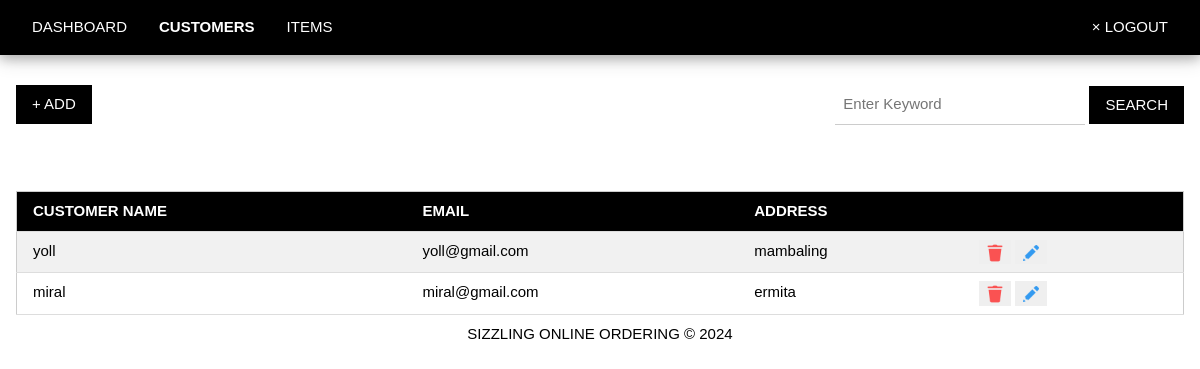
The app's page /admin/customers (signed in), older data.
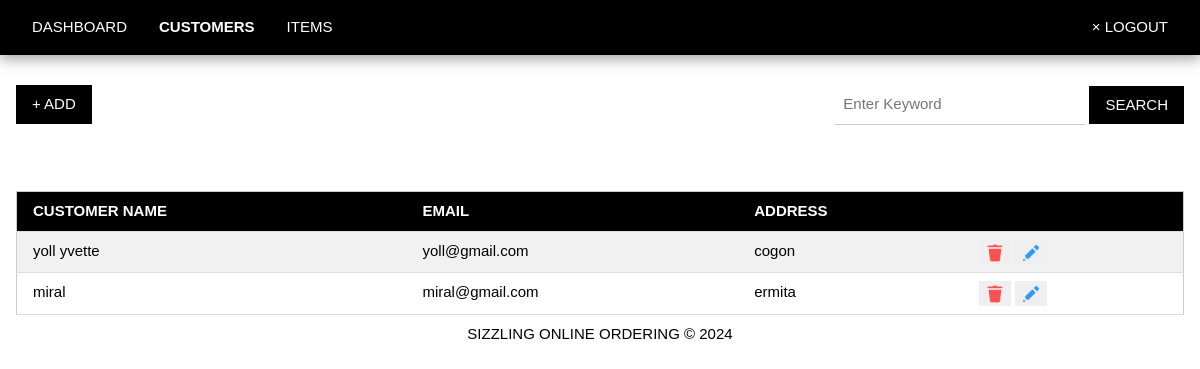
The same page, newer data.
### tables this page shows
CREATE TABLE `Customer` (
'c_id' integer primary key autoincrement,
'c_name' varchar(50),
'email' varchar(100) unique on conflict ignore,
'c_address' varchar(100),
'password' varchar(50));

### app.py (the view)
@app.route("/admin/customers")
def admin_customers():
    if 'admin' in session:
        head = ['customer name','email','address']
        rows = getall('Customer')
        return render_template("admin_customers.html",title="admin",header=head,customerlist=rows,search=None)
    elif 'user' in session:
        return redirect(url_for("user_items"))
    else:
        flash("Login Properly!!!")
        return redirect(url_for("login"))

### dbhelper.py (called while the page is built)
def connect():
    return sqlite3.connect(database)

def getprocess(sql:str)->list:
    conn = connect()
    conn.row_factory = sqlite3.Row #return dictionary format
    cursor = conn.cursor()
    cursor.execute(sql)
    rows = cursor.fetchall()
    cursor.close()
    return rows

def getall(table)->list:
    sql:str = f"SELECT * FROM `{table}`"
    return getprocess(sql)

### templates/admin_customers.html (shortened to what this page needs)
{% extends 'base_admin.html' %}
{% block nav %}
	<a href="{{ url_for('admin_dashboard') }}" class="w3-bar-item w3-left w3-button w3-hover-white">DASHBOARD</a>
	<a href="{{ url_for('admin_customers') }}" class="w3-bar-item w3-left w3-button w3-hover-white" style="font-weight: bold">CUSTOMERS</a>
	<a href="{{ url_for('admin_items') }}" class="w3-bar-item w3-left w3-button w3-hover-white">ITEMS</a>
{% endblock %}
{% block content %}
	<div>
		<button style="display:inline" class="w3-button w3-black" onclick="document.getElementById('addmodal').style.display='block'">+ ADD</button>
		<form method="post" action="/admin/customers/search" style="display:inline" class="w3-right">
			<input type="text" name="search" id="search" class="w3-input" placeholder="Enter Keyword" style="width:250px;display:inline;" required>
			<input type="submit" value="SEARCH" class="w3-button w3-black">
		</form>
	</div>
	<br>
	<br><br>
	<div class="w3-responsive">
	<table class="w3-table-all w3-animate-top w3-hoverable w3-card-4">
		<tr class="w3-black">
			{% for h in header %}
				<th>{{ h | upper }}</th>
			{% endfor %}
			<th></th>
		</tr>
		{% for customer in customerlist %}
			<tr>
				<td>{{ customer['c_name'] }}</td>
				<td>{{ customer['email'] }}</td>
				<td>{{ customer['c_address'] }}</td>
				<td>
					<button style="cursor:pointer;border:none" onclick="deletecustomer('{{ customer['c_id'] }}')">
						<img width="20px" src="{{ url_for('static',filename='icons/delete.png') }}">
					</button>
					<button style="cursor:pointer;border:none" onclick="document.getElementById('updatemodal_{{ customer['c_id'] }}').style.display='block'">
						<img width="20px" src="{{ url_for('static',filename='icons/edit.png') }}">
					</button>
				</td>
			</tr>
		{% endfor%}
	</table>
	</div>
{% endblock %}

### templates/base_admin.html
{% extends 'base.html' %}
{% block menu %}
	{% block nav %}
	{% endblock %}
	<a href="{{ url_for('admin_logout') }}" class="w3-bar-item w3-right w3-button w3-hover-pink">&times; LOGOUT</a>
{% endblock %}

### templates/base.html (shortened to what this page needs)
<!DOCTYPE html>
<html>
	<head>
		<link rel="stylesheet" href="{{ url_for('static',filename='/css/w3.css')}}">
	</head>
	<body class="bg w3-mobile">
		<div class="w3-mobile w3-container w3-padding w3-black w3-card-4">
			{% block menu %}
			{% endblock %}
		</div>
		<br>
		<div class="w3-container w3-padding w3-mobile">
			{% block content %}
			{% endblock %}
		</div>
		<div class="w3-center w3-text-black w3-bold">SIZZLING ONLINE ORDERING &copy; 2024</div>
	</body>
</html>

Row changes from the older to the newer data that the page shows:
removed Customer: c_name "yoll", email "yoll@gmail.com", c_address "mambaling"
added Customer: c_name "yoll yvette", email "yoll@gmail.com", c_address "cogon"
